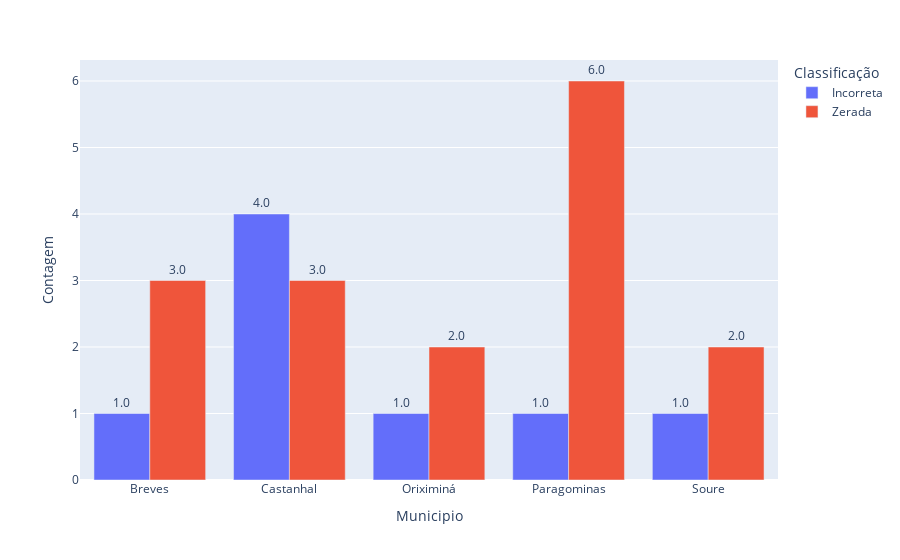

The notebook cell this image was saved under:
### Markdown cell above
### Gráfico 2

### Code cell
fig = px.bar(relatorio, x='Municipio', y='Contagem', color='Classificação', barmode='group',
             text='Contagem')  # Usar a coluna 'Contagem' para os rótulos dos dados

# Ativar a exibição dos valores nas barras
fig.update_traces(texttemplate='%{text:.2s}', textposition='outside')  # Posição e formato dos rótulos

fig.show()

### Figure 1 — Plotly figure (JSON) as saved in the notebook; plotly's stock layout.template omitted (floating-point values rounded to 4 significant figures)
{"data": [{"alignmentgroup": "True", "hovertemplate": "Classificação=Incorreta<br>Municipio=%{x}<br>Contagem=%{text}<extra></extra>", "legendgroup": "Incorreta", "marker": {"color": "#636efa", "pattern": {"shape": ""}}, "name": "Incorreta", "offsetgroup": "Incorreta", "orientation": "v", "showlegend": true, "text": [1, 4, 1, 1, 1], "textposition": "outside", "texttemplate": "%{text:.2s}", "type": "bar", "x": ["Breves", "Castanhal", "Oriximiná", "Paragominas", "Soure"], "xaxis": "x", "y": [1, 4, 1, 1, 1], "yaxis": "y"}, {"alignmentgroup": "True", "hovertemplate": "Classificação=Zerada<br>Municipio=%{x}<br>Contagem=%{text}<extra></extra>", "legendgroup": "Zerada", "marker": {"color": "#EF553B", "pattern": {"shape": ""}}, "name": "Zerada", "offsetgroup": "Zerada", "orientation": "v", "showlegend": true, "text": [3, 3, 2, 6, 2], "textposition": "outside", "texttemplate": "%{text:.2s}", "type": "bar", "x": ["Breves", "Castanhal", "Oriximiná", "Paragominas", "Soure"], "xaxis": "x", "y": [3, 3, 2, 6, 2], "yaxis": "y"}], "layout": {"barmode": "group", "legend": {"title": {"text": "Classificação"}, "tracegroupgap": 0}, "margin": {"t": 60}, "xaxis": {"anchor": "y", "domain": [0, 1], "title": {"text": "Municipio"}}, "yaxis": {"anchor": "x", "domain": [0, 1], "title": {"text": "Contagem"}}}}
